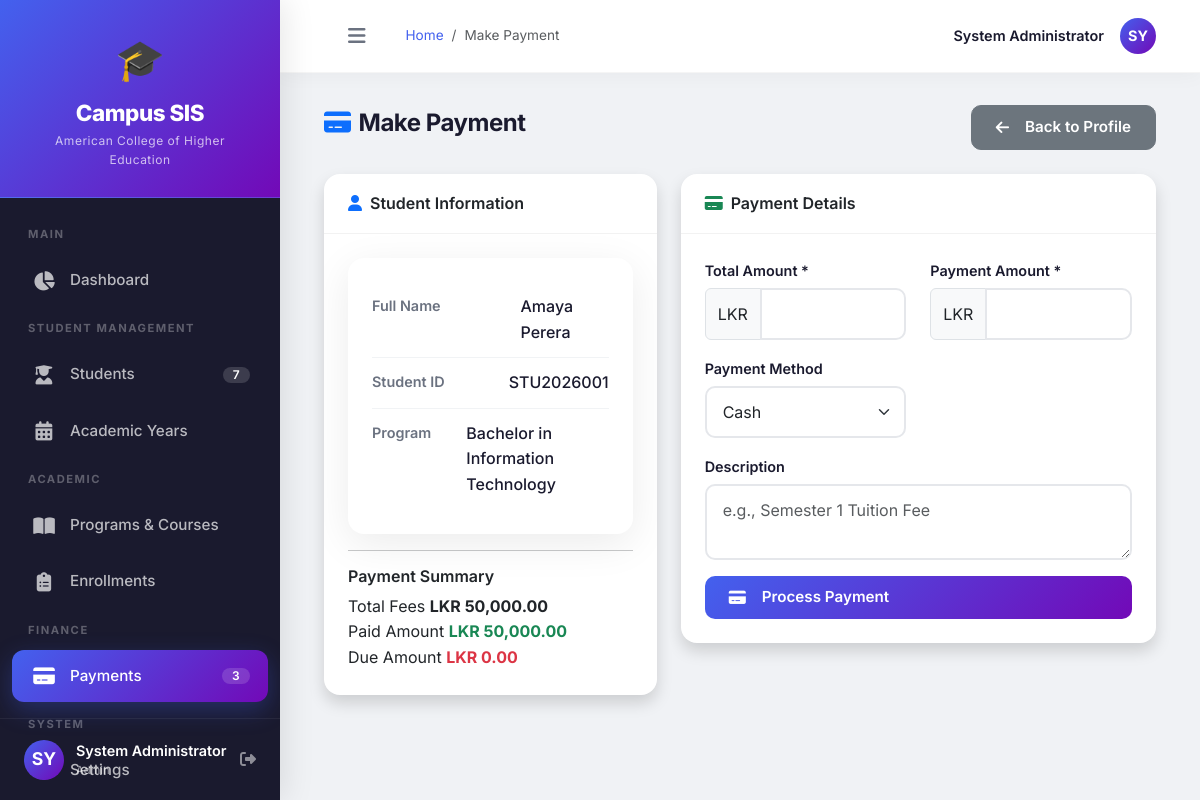
Screenshot of /pages/make_payment.php?student_id=1 (signed in) with the database file from the repository.
### tables this page shows
CREATE TABLE students (
    student_id INT PRIMARY KEY AUTO_INCREMENT,
    student_number VARCHAR(20) UNIQUE NOT NULL,
    full_name VARCHAR(100) NOT NULL,
    ic_number VARCHAR(20) UNIQUE NOT NULL,
    gender ENUM('Male', 'Female') NOT NULL,
    dob DATE NOT NULL,
    email VARCHAR(100) UNIQUE NOT NULL,
    phone VARCHAR(15) NOT NULL,
    address TEXT NOT NULL,
    program VARCHAR(100) NOT NULL,
    year_of_study INT DEFAULT 1,
    photo VARCHAR(255),
    guardian_name VARCHAR(100),
    guardian_phone VARCHAR(15),
    guardian_email VARCHAR(100),
    enrollment_date DATE,
    status ENUM('active', 'graduated', 'suspended', 'withdrawn') DEFAULT 'active',
    created_at TIMESTAMP DEFAULT CURRENT_TIMESTAMP
);

### pages/make_payment.php (the view, shortened to what this page needs)
<?php
require_once '../config/database.php';
include '../includes/header.php';
include '../includes/sidebar.php';
$student_id = isset($_GET['student_id']) ? (int)$_GET['student_id'] : 0;
$stmt = $pdo->prepare("SELECT * FROM students WHERE student_id = ?");
$stmt->execute([$student_id]);
$student = $stmt->fetch();
$stmt = $pdo->prepare("SELECT SUM(paid_amount) as paid, SUM(due_amount) as due FROM payments WHERE student_id = ?");
$stmt->execute([$student_id]);
$summary = $stmt->fetch();
$totalPaid = $summary['paid'] ?? 0;
$totalDue = $summary['due'] ?? 0;
$totalFees = $totalPaid + $totalDue;
?>
<div class="container-fluid fade-in">
    <div class="d-flex justify-content-between align-items-center mb-4">
        <h1 class="h3 text-gray-800"><i class="fas fa-credit-card me-2 text-primary"></i>Make Payment</h1>
        <a href="view_student.php?id=<?php echo $student_id; ?>" class="btn btn-secondary">
            <i class="fas fa-arrow-left me-2"></i>Back to Profile
        </a>
    </div>
    <div class="row">
        <div class="col-md-5">
            <div class="card shadow">
                <div class="card-header">
                    <h6 class="m-0"><i class="fas fa-user me-2 text-primary"></i>Student Information</h6>
                </div>
                <div class="card-body">
                    <div class="student-info-section">
                        <div class="info-row">
                            <span class="info-label">Full Name</span>
                            <span class="info-value"><?php echo htmlspecialchars($student['full_name']); ?></span>
                        </div>
                        <div class="info-row">
                            <span class="info-label">Student ID</span>
                            <span class="info-value"><?php echo htmlspecialchars($student['student_number']); ?></span>
                        </div>
                        <div class="info-row">
                            <span class="info-label">Program</span>
                            <span class="info-value"><?php echo htmlspecialchars($student['program']); ?></span>
                        </div>
                    </div>
                    <hr>
                    <h6>Payment Summary</h6>
                    <div class="info-row">
                        <span class="info-label">Total Fees</span>
                        <span class="info-value"><strong>LKR <?php echo number_format($totalFees, 2); ?></strong></span>
                    </div>
                    <div class="info-row">
                        <span class="info-label">Paid Amount</span>
                        <span class="info-value text-success"><strong>LKR <?php echo number_format($totalPaid, 2); ?></strong></span>
                    </div>
                    <div class="info-row">
                        <span class="info-label">Due Amount</span>
                        <span class="info-value text-danger"><strong>LKR <?php echo number_format($totalDue, 2); ?></strong></span>
                    </div>
                </div>
            </div>
        </div>
        <div class="col-md-7">
            <div class="card shadow">
                <div class="card-header">
                    <h6 class="m-0"><i class="fas fa-credit-card me-2 text-success"></i>Payment Details</h6>
                </div>
                <div class="card-body">
                    <form method="POST">
                        <div class="row">
                            <div class="col-md-6 mb-3">
                                <label class="form-label">Total Amount *</label>
                                <div class="input-group">
                                    <span class="input-group-text">LKR</span>
                                    <input type="number" name="total_amount" class="form-control" step="0.01" min="0" required>
                                </div>
                            </div>
                            <div class="col-md-6 mb-3">
                                <label class="form-label">Payment Amount *</label>
                                <div class="input-group">
                                    <span class="input-group-text">LKR</span>
                                    <input type="number" name="amount" class="form-control" step="0.01" min="0" required>
                                </div>
                            </div>
                            <div class="col-md-6 mb-3">
                                <label class="form-label">Payment Method</label>
                                <select name="payment_method" class="form-select">
                                    <option value="cash">Cash</option>
                                </select>
                            </div>
                            <div class="col-12 mb-3">
                                <label class="form-label">Description</label>
                                <textarea name="description" class="form-control" rows="2" placeholder="e.g., Semester 1 Tuition Fee"></textarea>
                            </div>
                            <div class="col-12">
                                <button type="submit" class="btn btn-primary btn-lg w-100">
                                    <i class="fas fa-credit-card me-2"></i>Process Payment
                                </button>
                            </div>
                        </div>
                    </form>
                </div>
            </div>
        </div>
    </div>
</div>
<?php include '../includes/footer.php'; ?>

### assets/css/style.css (style rules this page uses)
:root { --sidebar-width: 280px; --sidebar-bg: #1a1a2e; --sidebar-hover: #16213e; --primary-color: #4361ee; --primary-dark: #3a56d4; --secondary-color: #7209b7; --success-color: #06d6a0; --danger-color: #ef476f; --warning-color: #ffd166; --info-color: #118ab2; --light-bg: #f0f2f5; --card-shadow: 0 10px 40px rgba(0,0,0,0.08); --border-radius: 16px; --transition: all 0.3s cubic-bezier(0.4, 0, 0.2, 1); }
* { margin: 0; padding: 0; box-sizing: border-box; }
body { font-family: 'Inter', -apple-system, BlinkMacSystemFont, sans-serif; background: var(--light-bg); color: #1a1a2e; font-size: 16px; line-height: 1.6; overflow-x: hidden; }
h1, .h1 { font-size: 2.2rem; font-weight: 800; letter-spacing: -0.02em; }
h3, .h3 { font-size: 1.5rem; font-weight: 700; }
h6, .h6 { font-size: 1rem; font-weight: 600; }
.card { border: none; border-radius: var(--border-radius); background: #ffffff; box-shadow: var(--card-shadow); transition: var(--transition); overflow: hidden; }
.card .card-header { background: transparent; border-bottom: 1px solid rgba(0,0,0,0.05); padding: 20px 24px; font-weight: 700; font-size: 1.05rem; }
.card .card-body { padding: 24px; }
.btn { border-radius: 10px; padding: 10px 24px; font-weight: 600; font-size: 0.95rem; transition: var(--transition); display: inline-flex; align-items: center; gap: 8px; }
.btn-primary { background: linear-gradient(135deg, var(--primary-color), var(--secondary-color)); border: none; color: #fff; }
.form-control, .form-select { border-radius: 10px; padding: 12px 16px; border: 2px solid #e5e7eb; font-size: 1rem; transition: var(--transition); }
.form-label { font-weight: 600; color: #1a1a2e; font-size: 0.9rem; margin-bottom: 6px; }
.fade-in { animation: fadeInUp 0.5s ease-out forwards; }
.student-info-section { background: #ffffff; border-radius: var(--border-radius); padding: 24px; box-shadow: var(--card-shadow); }
.student-info-section .info-row { display: flex; padding: 12px 0; border-bottom: 1px solid #f1f3f5; }
.student-info-section .info-row:last-child { border-bottom: none; }
.student-info-section .info-label { font-weight: 600; width: 180px; color: #6b7280; font-size: 0.9rem; }
.student-info-section .info-value { font-weight: 500; font-size: 1rem; color: #1a1a2e; }

### rows the page displays
students: full_name "Amaya Perera", student_number "STU2026001", program "Bachelor in Information Technology"

### other values shown
APP_NAME "Campus SIS"
$pdo->query("SELECT COUNT(*) FROM students")->fetchColumn() "7"
substr($_SESSION['full_name'] ?? 'U', 0, 2) "SY"
$_SESSION['full_name'] "System Administrator"
$_SESSION['role'] "Admin"
$page_title "Make Payment"
$totalFees "50,000.00"
$totalPaid "50,000.00"
$totalDue "0.00"
